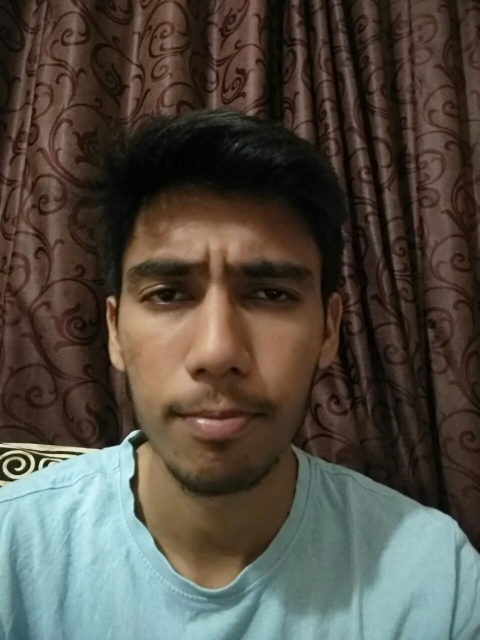
#> input picture face_recognition_assignment/2. SVM/HOG/Dataset/orl/1744001/1744001__sadness.jpeg, 959 x 1280 px (shown at 1/2 size); its folder holds only this picture in this run
$ python main_svm.py
#> lines starting #> are read from the running program, lines starting #| are printed output that depends on the picture
### face_recognition_assignment/2. SVM/HOG/src/DataSet.py
import os
import math
import random

"""
   Function: LabelData
   Input: Name of the database, either ORL or Shuffield, note that both
   Output: Train set and test set

   Description: The function retreive the images from each folder, labled the images of the same person with the same label,
                split the images randomly to train and test set.

"""
def LabelData(dataset):
#> called with dataset = 'orl'
    dataDir = "../Dataset/"+dataset+"/"
    listDir = os.listdir(dataDir)
    data = []
    classId = 0

    for individuDir in listDir:

        list_img = os.listdir(dataDir+individuDir)
        #t_size = math.floor(len(list_img)*0.6)
        random.shuffle(list_img)
#        print(individuDir)
        #print("\n")


        for img in list_img:

            #tup = (dataDir+ individuDir+"/" + img, classId)
#            print(img)
#            print("\n")
            tup = (dataDir+ individuDir+"/" + img, individuDir)
            #if t_size >0:
            data.append(tup)
#> pass 2 of the loop in LabelData, `for individuDir in listDir:`:
#> pass 2 of the loop in LabelData, `for individuDir in listDir:`:
            #    t_size -= 1
            #else:

        #classId += 1

    return data
LabelData("orl")

### face_recognition_assignment/2. SVM/HOG/src/extract_descriptors.py
"""
FaceRecognition - Extract descriptors

"""
__author__ = "Nawel Medjkoune, Fella Belkham"


# [12 lines left out: function extract_sift, not called in this run]

def extract_hog(img):

    import matplotlib.pyplot as plt

    from skimage.feature import hog

    fd, hog_image = hog(img, orientations=8, pixels_per_cell=(16, 16),
                    cells_per_block=(4, 4), block_norm= 'L2',visualise=True)

    # fd, hog_image = hog(img, orientations=8, pixels_per_cell=(16, 16),
    #                 cells_per_block=(6, 6), visualise=True)


    return fd,hog_image


# [31 lines left out: functions extract_surf, matcher, not called in this run]

### face_recognition_assignment/2. SVM/HOG/src/main_svm.py

"""
FaceRecognition - Main SVM

"""
#__author__ = "Nawel Medjkoune, Fella Belkham"


from __future__ import division
from DataSet import LabelData
from extract_descriptors import extract_sift
from extract_descriptors import extract_surf
from extract_descriptors import extract_hog
from SVM import SVMClassifyer
import numpy as np
import random
import sklearn
from sklearn import svm
import cv2
from image_processing import *
from matplotlib import pyplot as plt
from skimage import color
from skimage.feature import hog
from sklearn.metrics import classification_report,accuracy_score
from matplotlib import pyplot as plt

"""
Testing the SIFT Descriptors

"""
print("Getting the data ...")
data  = LabelData("orl")
descriptors = []
labels = []
descript_hog=[]

print("Applying Hog ...")
for img in data:
    im=cv2.imread(img[0])
#> im is the input picture: shape (1280, 959, 3); mean B, G, R 66.7, 75.9, 81.8
    #print im
    im_gray = cv2.cvtColor(im,cv2.COLOR_BGR2GRAY)
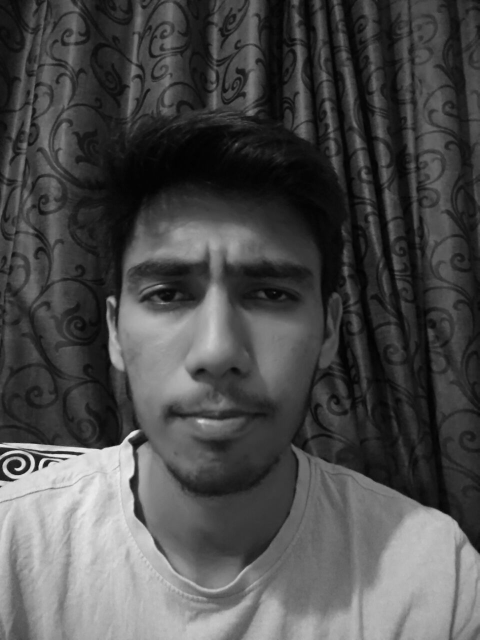
#> im_gray: shape (1280, 959) (shown at 1/2 size); min 1, max 244, mean 76.6
    im_gray = cv2.resize(im_gray,(128,128))
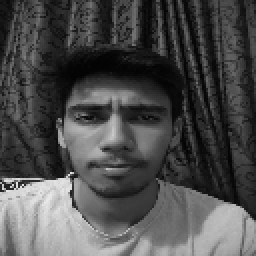
#> im_gray: shape (128, 128) (shown 2 times larger); min 2, max 233, mean 76.6
    des, hog_img = extract_hog(im_gray)
#> in extract_hog, `fd, hog_image = hog(img, orientations=8, pixels_per_cell=(16, 16), cel..`: fd = 3200 values, max 0.393 at index 927, min 0 at index 95, mean 0.0678
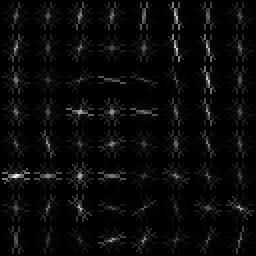
#> hog_img: shape (128, 128) float64 (shown 2 times larger); min 0, max 36.49, mean 1.3; drawn with min black and max white
#> des has the same summary as fd in extract_hog
    cnt=0;
    descriptors.append(des)
    #print(des)
    #descriptors.append(des)
    # for d in des :
    #     #descriptors = np.vstack([descriptors,d])
    #     # d = np.transpose(d)
    #     descriptors.append(d)
    #     #descript_hog=np.vstack([descript_hog,d])
    #                 #print(img[1])
    #     #print("\n")
    #     #cnt=cnt+1
    labels.append(img[1])
#> pass 2 of the loop `for img in data:`:
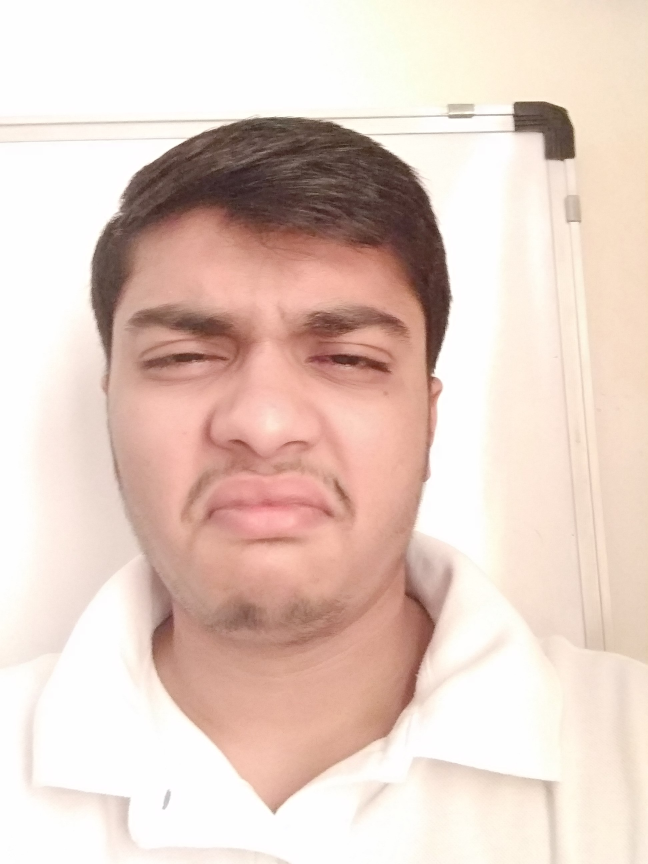
#> input picture face_recognition_assignment/2. SVM/HOG/Dataset/orl/1744002/1744002_sad__.jpg, 1944 x 2592 px (shown at 1/3 size)
#> im is the input picture: shape (2592, 1944, 3); mean B, G, R 196.6, 207, 228.9
#> `im_gray = cv2.resize(im_gray,(128,128))`:
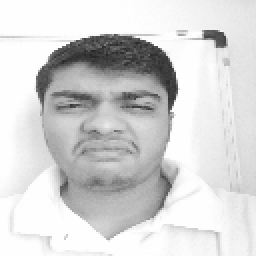
#> im_gray: shape (128, 128) (shown 2 times larger); min 36, max 255, mean 212.2
#> `des, hog_img = extract_hog(im_gray)`:
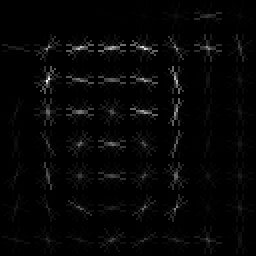
#> hog_img: shape (128, 128) float64 (shown 2 times larger); min 0, max 34.81, mean 0.8; drawn with min black and max white
#> des = 3200 values, max 0.429 at index 2436, min 0 at index 0, mean 0.0583
#> pass 3 of the loop `for img in data:`:
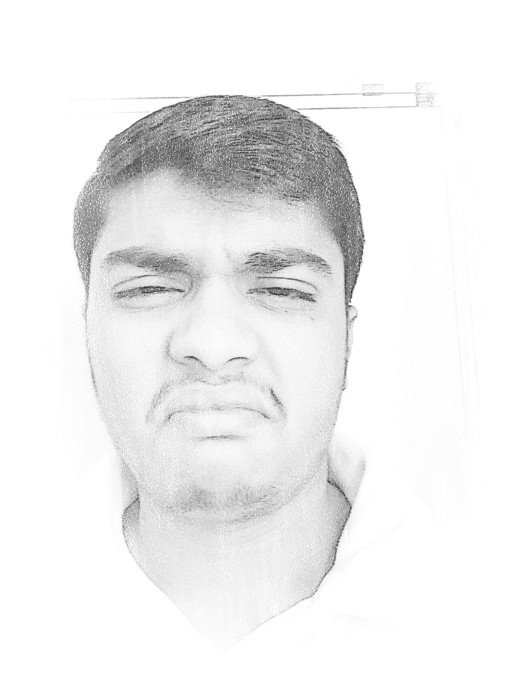
#> input picture face_recognition_assignment/2. SVM/HOG/Dataset/orl/1744002/1744002_sadness.jpg, 523 x 700 px
#> im is the input picture: shape (700, 523, 3); min 46, max 255, mean 239.3
#> `im_gray = cv2.resize(im_gray,(128,128))`:
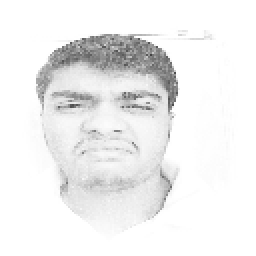
#> im_gray: shape (128, 128) (shown 2 times larger); min 66, max 255, mean 239.1
#> `des, hog_img = extract_hog(im_gray)`:
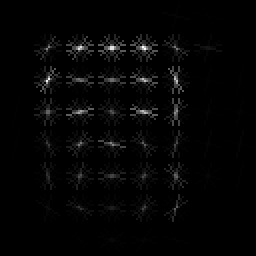
#> hog_img: shape (128, 128) float64 (shown 2 times larger); min 0, max 26.91, mean 0.5; drawn with min black and max white
#> des = 3200 values, max 0.488 at index 2588, min 0 at index 0, mean 0.0584

#descriptors = np.resize(descriptors,(135,512))
# descriptors = np.array(descriptors)
print("Training the classifyer ...")
#descriptors=np.transpose(descriptors)

labels = np.array(labels).reshape(len(labels),1)
#print(descriptors)

hog_features = np.array(descriptors)
hog_features.astype('float64')
clf = svm.SVC(kernel="linear", C=100.0, gamma ="auto") #initialising the svm #classifier
print(hog_features.shape)
#| (3, 3200)
print(labels.shape)
data_frame = np.hstack((hog_features,labels))
#print(data_frame.shape)
np.random.shuffle(data_frame)

percentage = 70
partition = int(len(hog_features)*percentage/100)
#> partition = 2

x_train, x_test = data_frame[:partition,:-1],  data_frame[partition:,:-1]
y_train, y_test = data_frame[:partition,-1:].ravel() , data_frame[partition:,-1:].ravel()

# print(y_train.shape)
# print(y_train)
x_train.astype('float64')
y_train.astype('float64')

#> (the run stopped early here; a loop or call above may not have finished)
